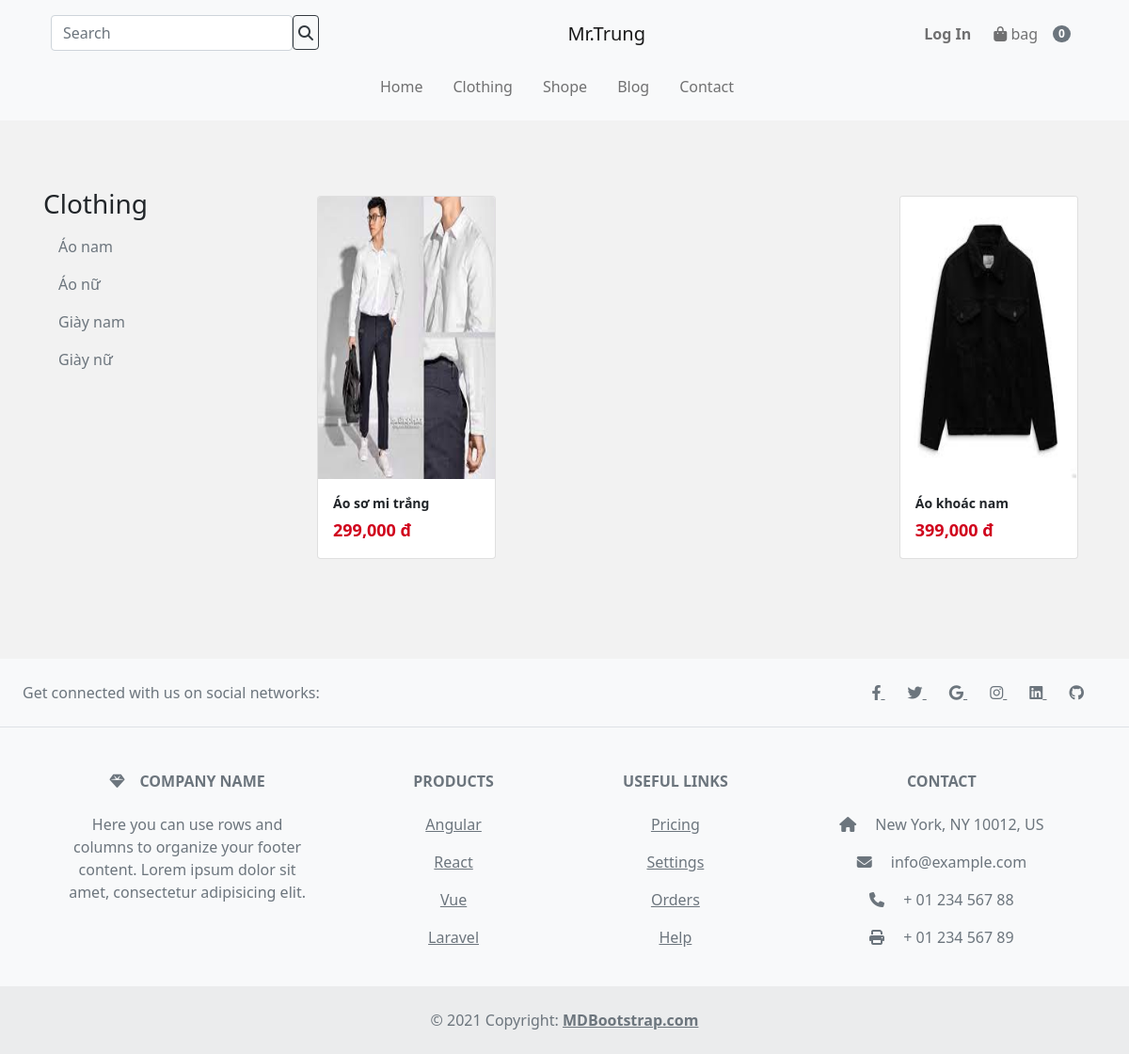
Page /category.php?category_id=1 on the committed database.
### tables this page shows
CREATE TABLE `categories` (
  `id` int(11) NOT NULL,
  `name` varchar(100) NOT NULL,
  `img` varchar(100) NOT NULL
);

CREATE TABLE `products` (
  `id` int(11) NOT NULL,
  `name` varchar(100) NOT NULL,
  `price` float NOT NULL,
  `img` varchar(100) NOT NULL,
  `category_id` int(11) NOT NULL,
  `description` varchar(100) NOT NULL
);

### core/category_db.php (called while the page is built, shortened)
<?php
$pdo = get_pdo();
function get_all_categories(){
    global $pdo;
    $sql = "SELECT * FROM CATEGORIES";
    $stmt = $pdo->prepare($sql);
    $stmt->execute();
    $stmt->setFetchMode(PDO::FETCH_ASSOC);
    $result = $stmt->fetchAll();
    $category_list = array();
    foreach ($result as $row){
        $category_list[] = array(
            'id' => $row['id'],
            'name' => $row['name'],
            'img' => $row['img']
        );
    }
    return $category_list;
}

### core/product_db.php (called while the page is built, shortened)
<?php
$pdo = get_pdo();
function get_products_by_categories($category_id)
{
    global $pdo;
    $sql = "SELECT * FROM PRODUCTS WHERE CATEGORy_ID=:category_id";
    $stmt = $pdo->prepare($sql);
    $stmt->bindParam(':category_id', $category_id);
    $stmt->execute();
    $stmt->setFetchMode(PDO::FETCH_ASSOC);
    $result = $stmt->fetchAll();
    $product_list = array();
    foreach ($result as $row) {
        $product_list[] = array(
            'id' => $row['id'],
            'name' => $row['name'],
            'description' => $row['description'],
            'price' => $row['price'],
            'img' => $row['img'],
            'category_id' => $row['category_id']
        );
    }
    return $product_list;
}

### view/_category.php (the view, shortened to what this page needs)
<!doctype html>
<html lang="en">
<head>
    <link rel="stylesheet" href="https://cdnjs.cloudflare.com/ajax/libs/font-awesome/6.2.0/css/all.min.css" />
    <link rel="stylesheet" href="https://cdn.jsdelivr.net/npm/bootstrap@5.2.0/dist/css/bootstrap.min.css">
    <link rel="stylesheet" href="./view/public/css/bootstrap.min.css">
    <link rel="stylesheet" href="./view/public/css/style.css">
    <link rel="stylesheet" href="./view/public/css/home.css">
</head>
<body>
    <?php include 'inc/header.php'; ?>
    <div class="container mt ">
        <div class="row ">
            <div class="col col-lg-3 text-start">
                <h3>Clothing</h3>
                <?php $categories_list = get_all_categories() ?>
                <?php foreach ($categories_list as $categories) { ?>
                    <ul class="nav flex-column">
                        <li class="nav-item">
                            <a href="category.php?category_id=<?php echo $categories['id']; ?>" class="nav-link text-muted">
                                <?php echo $categories['name'] ?>
                            </a>
                        </li>
                    </ul>
                <?php } ?>
            </div>
            <div class="col col d-flex flex-wrap justify-content-between codinh">
                <?php $product_list = get_products_by_categories($_GET['category_id']) ?>
                <?php foreach ($product_list as $product) { ?>
                    <div class="col-12 col-lg-3 col-md-6 col-sm-6">
                        <div class="card m-2">
                            <a href="./product-detail.php?id=<?php echo $product['id']; ?>">
                                <img class="card-img-top" height="300px" src="./view/public/img/<?php echo $product['img']; ?>" alt="Product">
                            </a>
                            <div class="card-body">
                                <p class="card-text fw-bold"><?php echo $product['name']; ?></p>
                                <strong class="text-secondary">
                                    <?php echo number_format($product['price']); ?> đ
                                </strong>
                            </div>
                        </div>
                    </div>
                <?php } ?>
            </div>
        </div>
    </div>
    <footer class="text-center text-lg-start bg-light text-muted">
        <section class="d-flex justify-content-center justify-content-lg-between p-4 border-bottom">
            <div class="me-5 d-none d-lg-block">
                <span>Get connected with us on social networks:</span>
            </div>
            <div>
                <a href="" class="me-4 text-reset">
                    <i class="fab fa-facebook-f"></i>
                </a>
                <a href="" class="me-4 text-reset">
                    <i class="fab fa-twitter"></i>
                </a>
                <a href="" class="me-4 text-reset">
                    <i class="fab fa-google"></i>
                </a>
                <a href="" class="me-4 text-reset">
                    <i class="fab fa-instagram"></i>
                </a>
                <a href="" class="me-4 text-reset">
                    <i class="fab fa-linkedin"></i>
                </a>
                <a href="" class="me-4 text-reset">
                    <i class="fab fa-github"></i>
                </a>
            </div>
        </section>
        <section class="">
            <div class="container text-center text-md-start mt-5">
                <div class="row mt-3">
                    <div class="col-md-3 col-lg-4 col-xl-3 mx-auto mb-4">
                        <h6 class="text-uppercase fw-bold mb-4">
                            <i class="fas fa-gem me-3"></i>Company name
                        </h6>
                        <p>
                            Here you can use rows and columns to organize your footer content. Lorem ipsum
                            dolor sit amet, consectetur adipisicing elit.
                        </p>
                    </div>
                    <div class="col-md-2 col-lg-2 col-xl-2 mx-auto mb-4">
                        <h6 class="text-uppercase fw-bold mb-4">
                            Products
                        </h6>
                        <p>
                            <a href="#!" class="text-reset">Angular</a>
                        </p>
                        <p>
                            <a href="#!" class="text-reset">React</a>
                        </p>
                        <p>
                            <a href="#!" class="text-reset">Vue</a>
                        </p>
                        <p>
                            <a href="#!" class="text-reset">Laravel</a>
                        </p>
                    </div>
                    <div class="col-md-3 col-lg-2 col-xl-2 mx-auto mb-4">
                        <h6 class="text-uppercase fw-bold mb-4">
                            Useful links
                        </h6>
                        <p>
                            <a href="#!" class="text-reset">Pricing</a>
                        </p>
                        <p>
                            <a href="#!" class="text-reset">Settings</a>
                        </p>
                        <p>
                            <a href="#!" class="text-reset">Orders</a>
                        </p>
                        <p>
                            <a href="#!" class="text-reset">Help</a>
                        </p>
                    </div>
                    <div class="col-md-4 col-lg-3 col-xl-3 mx-auto mb-md-0 mb-4">
                        <h6 class="text-uppercase fw-bold mb-4">Contact</h6>
                        <p><i class="fas fa-home me-3"></i> New York, NY 10012, US</p>
                        <p>
                            <i class="fas fa-envelope me-3"></i>
                            info@example.com
                        </p>
                        <p><i class="fas fa-phone me-3"></i> + 01 234 567 88</p>
                        <p><i class="fas fa-print me-3"></i> + 01 234 567 89</p>
                    </div>
                </div>
            </div>
        </section>
        <div class="text-center p-4" style="background-color: rgba(0, 0, 0, 0.05);">
            © 2021 Copyright:
            <a class="text-reset fw-bold" href="https://mdbootstrap.com/">MDBootstrap.com</a>
        </div>
    </footer>
</body>
</html>

### view/public/css/style.css (style rules this page uses)
body { background:#F2F2F2 !important; transition: 0.5s; }
.card-img-top { object-fit: fill; }
.codinh { height: 500px; overflow-y: auto; }
.text-secondary { color: red !important; }

### view/public/css/home.css (style rules this page uses)
.text-secondary { color: #d0021c !important; font-weight: bold; font-size: 18px; }
.card-text { display: -webkit-box !important; -webkit-box-orient: vertical !important; -webkit-line-clamp: 2 !important; font-size: 14px !important; line-height: 20px !important; overflow: hidden !important; text-overflow: ellipsis !important; margin-bottom: 5px !important; }

### view/_category.php (style rules this page uses)
.mt { margin-top: 200px !important; }

### rows in the picture
categories: name "Áo nam"
categories: name "Áo nữ"
categories: name "Giày nam"
categories: name "Giày nữ"
products: img (picture), name "Áo sơ mi trắng", price "299,000"
products: img (picture), name "Áo khoác nam", price "399,000"

### other values in the picture
number_cart_product() "0"
